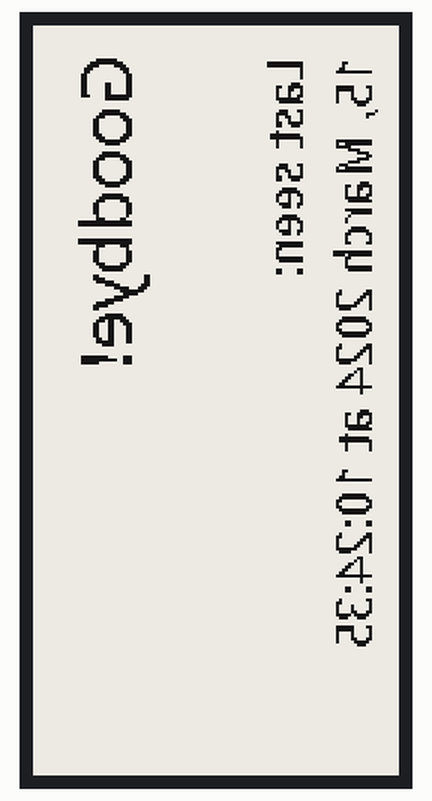
This program was run on a simulated Raspberry Pi (BCM pin numbers). Parts: 122×250 one-colour display. The clock reads 2024-03-15 10:24:30 at power-on unless the program sets it; an e-paper refresh takes a nominal 2 s (0.4 s partial, 12 s with colour); library files of the repository ran but are not shown: epd2in13.py; what the program prints to the terminal is not drawn. At 8.0 s the program stops and its outputs stay as they are.

Above: at 8.1 s.

The program:

goodbye.py
```python
import epd2in13
import traceback
from PIL import Image,ImageDraw,ImageFont
import datetime

try:
    epd = epd2in13.EPD()
    epd.init(epd.FULL_UPDATE)
    epd.Clear(0xFF)

    epd.init(epd.PART_UPDATE)
    epd.Clear(0xFF)
    font24 = ImageFont.truetype('/usr/share/fonts/truetype/wqy/wqy-microhei.ttc', 24)
    font17 = ImageFont.truetype('/usr/share/fonts/truetype/wqy/wqy-microhei.ttc', 17)

    time_image = Image.new('1', (epd2in13.EPD_HEIGHT, epd2in13.EPD_WIDTH), 255)
    time_draw = ImageDraw.Draw(time_image)

    time_draw.rectangle((0, 0, 250, 60), fill = 255)
    time_draw.text((10, 10), "Goodbye!", font = font24, fill = 0)

    time_draw.text((10, 74), "Last seen:", font = font17, fill = 0)
    time_draw.text((10, 97), f"{datetime.datetime.now():%d, %B %Y at %H:%M:%S}", font = font17, fill = 0)

    newimage = time_image.crop([10, 10, 250, 60])
    time_image.paste(newimage, (10,10))
    epd.displayPartial(epd.getbuffer(time_image))

except:
    print('traceback.format_exc():\n%s',traceback.format_exc())
    exit()
```
